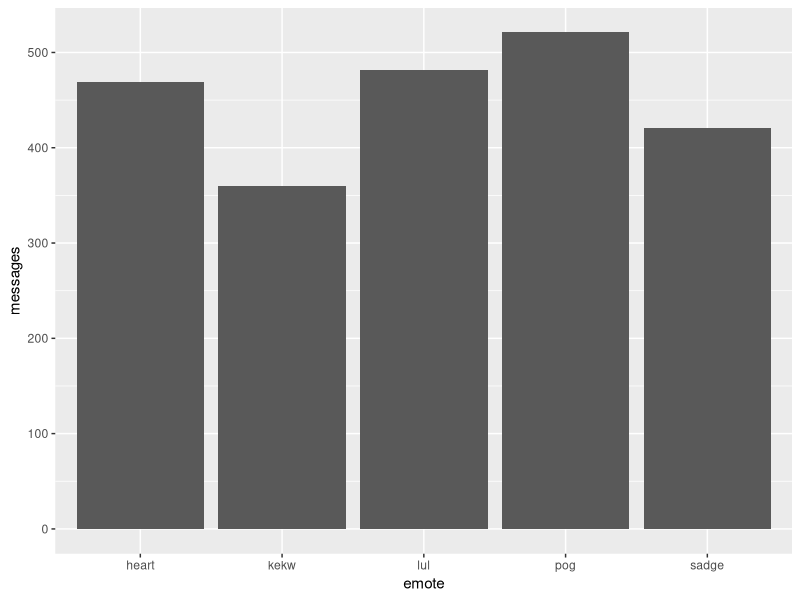
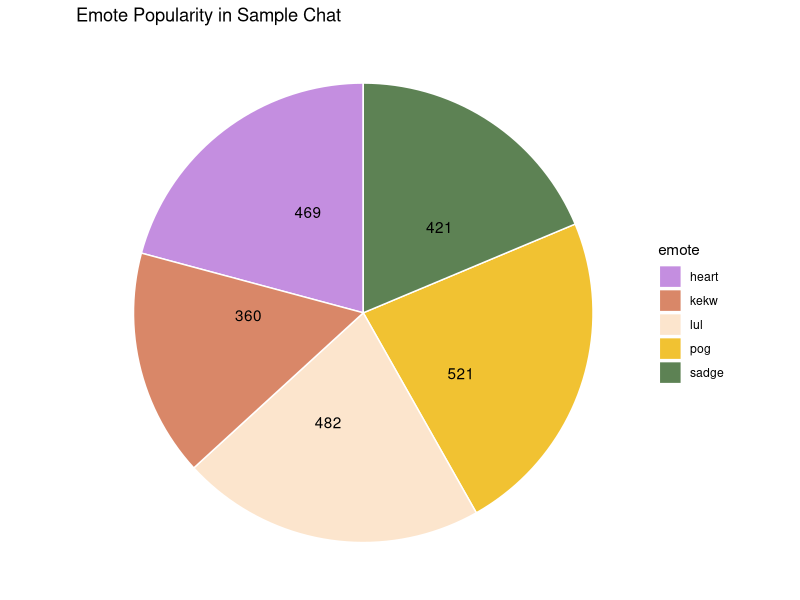

These charts were generated, in order, by the following R code:
# Aaron Thai
# Chart for Twitch Chat Dataset

# from https://www.kaggle.com/mowglii/twitch-chat-test-data 
# vod is gone? seems to be a chatting stream and viewer interview
# see time 15:35:32

# load libraries and data
library(tidyverse)
library(scales)
chat <- read.csv("healthygamer_gg_testdata.csv")

# notice! some messages beginning with : like :D are broken
# they appear in the channel column instead of the message column,
# leaving the message column empty. let's clean it

clean_chat <- chat %>%
  filter(message != "") %>%
  select(user, message, timestamp)

# regex attempt to find trends
# because of how similar emotes can be to normal internet speech,
# it is difficult to accurately dinstinguish them by text alone

emotes_only <- clean_chat %>% 
  filter(grepl("([a-z]+[A-Z]+.|[A-Z]+[a-z]+.|[A-Z]+[A-Z])", message) == TRUE)

# ~1000 values (cases like monkaW, lowercase then uppercase)
pattern1 <- clean_chat %>% 
  filter(grepl("[a-z]+[A-Z]+.", message) == TRUE)

# ~3000 values (cases like Sadge, uppercase then lowercase)
pattern2 <- clean_chat %>% 
  filter(grepl("[A-Z]+[a-z]+.", message) == TRUE)

# ~2500 values (cases like KEKW, contains all caps)
pattern3 <- clean_chat %>% 
  filter(grepl("[A-Z]+[A-Z]", message) == TRUE)

# how many times do they say these emotes? top 10 emotes?
# (how many messages are these with these emotes?)
# resort to guess and check since emote ids were not given in this dataset
# (picked 10 that seemed common as i manually went through the data)

# top 10 emotes (picked by me)
# sum of these alone is ~3000
# (about 40% of the messages)
# manually sorted by number most to least? 
# (use arrange(emote_sums, desc(messages)))
emote_sums <- clean_chat %>%
  summarize(
    pog = 
      nrow(filter(clean_chat, grepl("pog|Pog|POG|poG", message) == TRUE)),
    lul = nrow(filter(clean_chat, grepl("LUL", message) == TRUE)),
    heart = nrow(filter(clean_chat, grepl("<3", message) == TRUE)),
    sadge = nrow(filter(clean_chat, grepl("Sadge", message) == TRUE)),
    kekw = nrow(filter(clean_chat, grepl("KEKW", message) == TRUE)),
    monka = nrow(filter(clean_chat, grepl("monka", message) == TRUE)),
    feels_strong_man = 
      nrow(filter(clean_chat, grepl("FeelsStrongMan", message) == TRUE)),
    four_five_head = nrow(filter(clean_chat, grepl("Head", message) == TRUE)),
    pepe_laugh = 
      nrow(filter(clean_chat, grepl("PepeLaugh", message) == TRUE)),
    bible_thump = 
      nrow(filter(clean_chat, grepl("BibleThump", message) == TRUE))
  )

total_emotes_sample <- sum(emote_sums)

# arrange dataframes nicely for ggplot
emote_sums_tall <- gather(emote_sums, "emote", "messages")

top_5_data <- head(emote_sums_tall, 5)
# top_5_data <- top_5_data[order(top_5_data$emote),]
# sorted alphabetically for pie chart

# methodology notice:
# variables pog, lul, monka, and four_five_head 
# are all aggregates of closely related emotes
# - pog includes: Pog, POG, PogChamp, , pepoG, POGGERS, etc.
# - lul includes: LUL, LULW, OMEGALUL, etc.
# - monka includes: monkaW, monkaS, monkaHmm, etc.
# - four_five_head includes: 4Head, 5Head

# present as Bar Chart, Table, Pie Chart (if bar is taken)

bar_plot <- ggplot(data = top_5_data) +
  geom_col(mapping = aes(x = emote, y = messages))

pie_chart <-ggplot(top_5_data, 
                   aes(x = "", y = messages, fill = emote)) +
            geom_bar(stat = "identity", width = 1, color = "white") +
            coord_polar("y", start = 0) + 
            theme_void() +
            scale_fill_manual(values = 
              c("#c48ee0", "#d98768", "#fce5cd", "#f1c232", "#5d8254")) + 
            ggtitle("Emote Popularity in Sample Chat") +
            geom_text(
              aes(y = messages/2 + c(0, cumsum(messages)[-length(messages)]), 
                label = c(421, 521, 482, 360, 469)))
                  # percent(c(421, 469, 360, 482, 521) / total_emotes_sample)))

  



